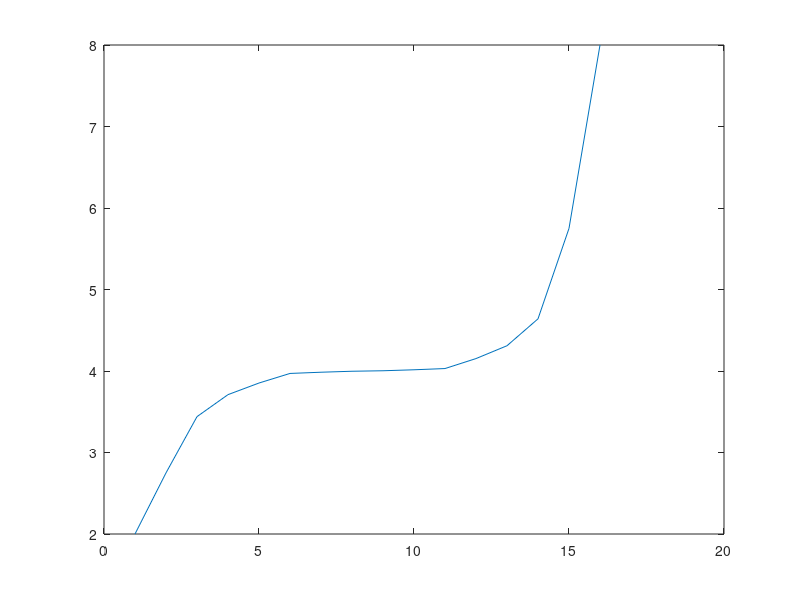

Reproduce this figure in MATLAB.
x = [1.0 1.5 1.8 1.9 1.95 1.99 1.995 1.999 2.001 2.005 2.01 2.05 2.1 2.2 2.5 3];

f_x = [2 2.75 3.44 3.71 3.8525 3.9701 3.985025 3.997001 4.003001 4.015025 4.0301 4.1525 4.31 4.64 5.75 8];
y=(x.^2)-x+2;
% for i= x::length(x) 
% 
% 
% end

plot (y);